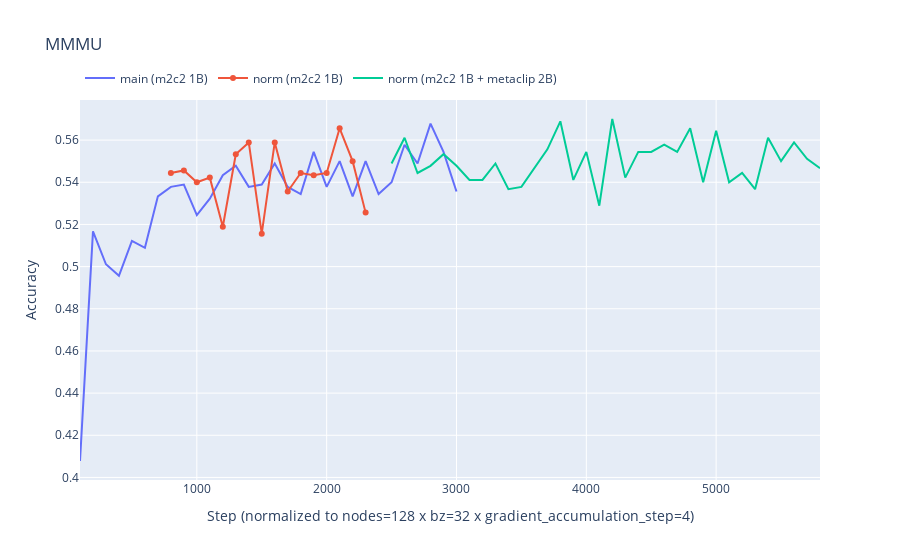

Here is the notebook cell this chart was saved with:
### Code cell
fig = go.Figure()


fig.add_trace(go.Scatter(
    x=df1.Step, y=df1.MMMU, name="main (m2c2 1B)"))

fig.add_trace(go.Scatter(
    x=df2a.Step, y=df2a.MMMU, name="norm (m2c2 1B)"))

fig.add_trace(go.Scatter(
    x=df2b.Step, y=df2b.MMMU, name="norm (m2c2 1B + metaclip 2B)"))

fig.update_layout(
    title=f'MMMU', xaxis_title='Step (normalized to nodes=128 x bz=32 x gradient_accumulation_step=4)', yaxis_title='Accuracy',
    legend=dict(orientation="h", yanchor="bottom", y=1.02),
)

fig.show()

### Figure 1 — Plotly figure (JSON) as saved in the notebook; plotly's stock layout.template omitted (floating-point values rounded to 4 significant figures)
{"data": [{"name": "main (m2c2 1B)", "type": "scatter", "x": [100, 200, 300, 400, 500, 600, 700, 800, 900, 1000, 1100, 1200, 1300, 1400, 1500, 1600, 1700, 1800, 1900, 2000, 2100, 2200, 2300, 2400, 2500, 2600, 2700, 2800, 2900, 3000], "y": [0.4078, 0.5167, 0.5011, 0.4956, 0.5122, 0.5089, 0.5333, 0.5378, 0.5389, 0.5244, 0.5322, 0.5433, 0.5478, 0.5378, 0.5389, 0.5489, 0.5378, 0.5344, 0.5544, 0.5378, 0.55, 0.5333, 0.55, 0.5344, 0.54, 0.5578, 0.5489, 0.5678, 0.5544, 0.5356]}, {"name": "norm (m2c2 1B)", "type": "scatter", "x": [800, 900, 1000, 1100, 1200, 1300, 1400, 1500, 1600, 1700, 1800, 1900, 2000, 2100, 2200, 2300], "y": [0.5444, 0.5456, 0.54, 0.5422, 0.5189, 0.5533, 0.5589, 0.5156, 0.5589, 0.5356, 0.5444, 0.5433, 0.5444, 0.5656, 0.55, 0.5256]}, {"name": "norm (m2c2 1B + metaclip 2B)", "type": "scatter", "x": [2500, 2600, 2700, 2800, 2900, 3000, 3100, 3200, 3300, 3400, 3500, 3600, 3700, 3800, 3900, 4000, 4100, 4200, 4300, 4400, 4500, 4600, 4700, 4800, 4900, 5000, 5100, 5200, 5300, 5400, 5500, 5600, 5700, 5800], "y": [0.5489, 0.5611, 0.5444, 0.5478, 0.5533, 0.5478, 0.5411, 0.5411, 0.5489, 0.5367, 0.5378, 0.5467, 0.5556, 0.5689, 0.5411, 0.5544, 0.5289, 0.57, 0.5422, 0.5544, 0.5544, 0.5578, 0.5544, 0.5656, 0.54, 0.5644, 0.54, 0.5444, 0.5367, 0.5611, 0.55, 0.5589, 0.5511, 0.5467]}], "layout": {"legend": {"orientation": "h", "y": 1.02, "yanchor": "bottom"}, "title": {"text": "MMMU"}, "xaxis": {"title": {"text": "Step (normalized to nodes=128 x bz=32 x gradient_accumulation_step=4)"}}, "yaxis": {"title": {"text": "Accuracy"}}}}
